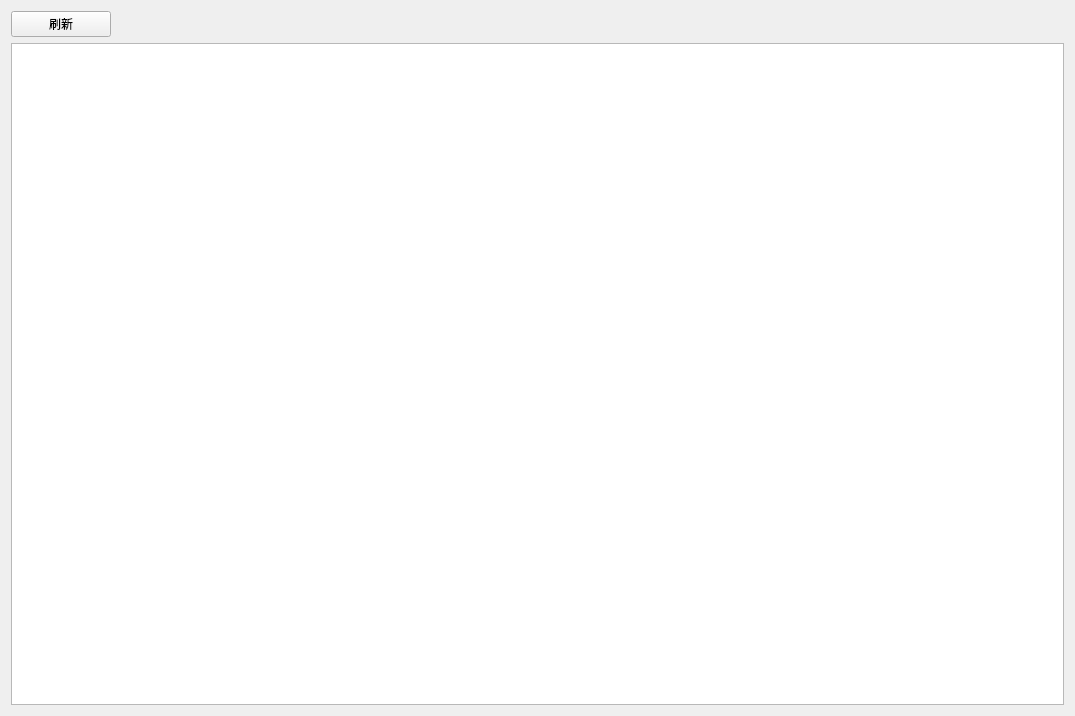
<?xml version="1.0" encoding="UTF-8"?>
<ui version="4.0">
 <class>AnnouncementForm</class>
 <widget class="QWidget" name="AnnouncementForm">
  <property name="geometry">
   <rect>
    <x>0</x>
    <y>0</y>
    <width>1075</width>
    <height>716</height>
   </rect>
  </property>
  <property name="windowTitle">
   <string>Form</string>
  </property>
  <layout class="QGridLayout" name="gridLayout">
   <item row="1" column="0">
    <widget class="QTableView" name="AnnouncementTableView"/>
   </item>
   <item row="0" column="0">
    <widget class="QPushButton" name="refreshTable">
     <property name="maximumSize">
      <size>
       <width>100</width>
       <height>16777215</height>
      </size>
     </property>
     <property name="text">
      <string>刷新</string>
     </property>
    </widget>
   </item>
  </layout>
 </widget>
 <resources/>
 <connections/>
</ui>
